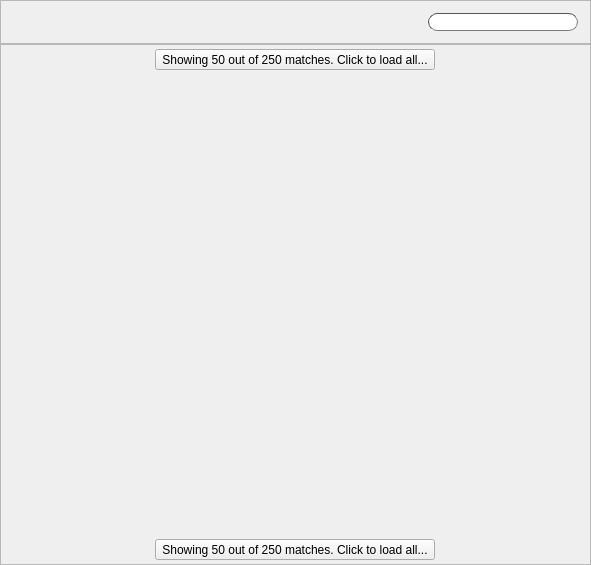
<?xml version="1.0" encoding="UTF-8"?>
<ui version="4.0">
 <class>Browser</class>
 <widget class="QWidget" name="Browser">
  <property name="geometry">
   <rect>
    <x>0</x>
    <y>0</y>
    <width>591</width>
    <height>565</height>
   </rect>
  </property>
  <property name="windowTitle">
   <string>Form</string>
  </property>
  <layout class="QVBoxLayout" name="verticalLayout">
   <property name="spacing">
    <number>0</number>
   </property>
   <property name="leftMargin">
    <number>0</number>
   </property>
   <property name="topMargin">
    <number>0</number>
   </property>
   <property name="rightMargin">
    <number>0</number>
   </property>
   <property name="bottomMargin">
    <number>0</number>
   </property>
   <item>
    <widget class="QFrame" name="browser_header">
     <property name="minimumSize">
      <size>
       <width>0</width>
       <height>44</height>
      </size>
     </property>
     <property name="maximumSize">
      <size>
       <width>16777215</width>
       <height>44</height>
      </size>
     </property>
     <property name="cursor">
      <cursorShape>ArrowCursor</cursorShape>
     </property>
     <property name="styleSheet">
      <string notr="true"/>
     </property>
     <property name="frameShape">
      <enum>QFrame::StyledPanel</enum>
     </property>
     <property name="frameShadow">
      <enum>QFrame::Raised</enum>
     </property>
     <layout class="QHBoxLayout" name="horizontalLayout_4">
      <property name="leftMargin">
       <number>12</number>
      </property>
      <property name="topMargin">
       <number>3</number>
      </property>
      <property name="rightMargin">
       <number>12</number>
      </property>
      <property name="bottomMargin">
       <number>3</number>
      </property>
      <item>
       <widget class="QLabel" name="label">
        <property name="text">
         <string/>
        </property>
       </widget>
      </item>
      <item>
       <spacer name="horizontalSpacer">
        <property name="orientation">
         <enum>Qt::Horizontal</enum>
        </property>
        <property name="sizeHint" stdset="0">
         <size>
          <width>40</width>
          <height>20</height>
         </size>
        </property>
       </spacer>
      </item>
      <item>
       <widget class="QLineEdit" name="search">
        <property name="minimumSize">
         <size>
          <width>150</width>
          <height>0</height>
         </size>
        </property>
        <property name="maximumSize">
         <size>
          <width>150</width>
          <height>16777215</height>
         </size>
        </property>
        <property name="styleSheet">
         <string notr="true">border-width: 1px; 
background-image: url(:/icons/search);
background-repeat: no-repeat;
background-position: center left;
border-style: inset; 
border-color: #535353; 
border-radius: 9px; 
padding-left: 15px</string>
        </property>
       </widget>
      </item>
     </layout>
    </widget>
   </item>
   <item>
    <widget class="QStackedWidget" name="main_pages">
     <property name="currentIndex">
      <number>0</number>
     </property>
     <widget class="QWidget" name="items_page">
      <layout class="QHBoxLayout" name="horizontalLayout_3">
       <property name="spacing">
        <number>0</number>
       </property>
       <property name="leftMargin">
        <number>0</number>
       </property>
       <property name="topMargin">
        <number>0</number>
       </property>
       <property name="rightMargin">
        <number>0</number>
       </property>
       <property name="bottomMargin">
        <number>0</number>
       </property>
       <item>
        <widget class="QScrollArea" name="scroll_area">
         <property name="horizontalScrollBarPolicy">
          <enum>Qt::ScrollBarAlwaysOff</enum>
         </property>
         <property name="widgetResizable">
          <bool>true</bool>
         </property>
         <widget class="QWidget" name="scrollAreaWidgetContents">
          <property name="geometry">
           <rect>
            <x>0</x>
            <y>0</y>
            <width>589</width>
            <height>519</height>
           </rect>
          </property>
          <layout class="QVBoxLayout" name="verticalLayout_4">
           <property name="spacing">
            <number>0</number>
           </property>
           <property name="leftMargin">
            <number>4</number>
           </property>
           <property name="topMargin">
            <number>4</number>
           </property>
           <property name="rightMargin">
            <number>4</number>
           </property>
           <property name="bottomMargin">
            <number>4</number>
           </property>
           <item>
            <layout class="QHBoxLayout" name="horizontalLayout_7">
             <item>
              <widget class="QToolButton" name="load_all_top">
               <property name="text">
                <string>Showing 50 out of 250 matches. Click to load all...</string>
               </property>
              </widget>
             </item>
            </layout>
           </item>
           <item>
            <layout class="QVBoxLayout" name="scroll_area_layout">
             <property name="spacing">
              <number>0</number>
             </property>
            </layout>
           </item>
           <item>
            <spacer name="verticalSpacer">
             <property name="orientation">
              <enum>Qt::Vertical</enum>
             </property>
             <property name="sizeHint" stdset="0">
              <size>
               <width>20</width>
               <height>40</height>
              </size>
             </property>
            </spacer>
           </item>
           <item>
            <layout class="QHBoxLayout" name="horizontalLayout_8">
             <item>
              <widget class="QToolButton" name="load_all_bottom">
               <property name="text">
                <string>Showing 50 out of 250 matches. Click to load all...</string>
               </property>
              </widget>
             </item>
            </layout>
           </item>
          </layout>
         </widget>
        </widget>
       </item>
      </layout>
     </widget>
     <widget class="QWidget" name="loading_page">
      <property name="styleSheet">
       <string notr="true"/>
      </property>
      <layout class="QHBoxLayout" name="horizontalLayout">
       <property name="spacing">
        <number>0</number>
       </property>
       <property name="leftMargin">
        <number>0</number>
       </property>
       <property name="topMargin">
        <number>0</number>
       </property>
       <property name="rightMargin">
        <number>0</number>
       </property>
       <property name="bottomMargin">
        <number>0</number>
       </property>
       <item>
        <widget class="QLabel" name="progress_bar">
         <property name="layoutDirection">
          <enum>Qt::LeftToRight</enum>
         </property>
         <property name="styleSheet">
          <string notr="true">#progress_bar {
border-style: solid;
border-width: 1px;
border-radius: 2px;
border-color: rgb(32,32,32);
}</string>
         </property>
         <property name="text">
          <string/>
         </property>
         <property name="pixmap">
          <pixmap>:/res/progress_bar_1.png</pixmap>
         </property>
         <property name="alignment">
          <set>Qt::AlignCenter</set>
         </property>
        </widget>
       </item>
      </layout>
     </widget>
     <widget class="QWidget" name="status_page">
      <layout class="QHBoxLayout" name="horizontalLayout_2">
       <property name="spacing">
        <number>0</number>
       </property>
       <property name="leftMargin">
        <number>0</number>
       </property>
       <property name="topMargin">
        <number>0</number>
       </property>
       <property name="rightMargin">
        <number>0</number>
       </property>
       <property name="bottomMargin">
        <number>0</number>
       </property>
       <item>
        <widget class="QLabel" name="status_message">
         <property name="layoutDirection">
          <enum>Qt::LeftToRight</enum>
         </property>
         <property name="styleSheet">
          <string notr="true">#status_message {
border-style: solid;
border-width: 1px;
border-radius: 2px;
border-color: rgb(32,32,32);
}</string>
         </property>
         <property name="text">
          <string>Sorry, no items found!</string>
         </property>
         <property name="alignment">
          <set>Qt::AlignCenter</set>
         </property>
         <property name="wordWrap">
          <bool>true</bool>
         </property>
        </widget>
       </item>
      </layout>
     </widget>
    </widget>
   </item>
  </layout>
 </widget>
 <resources>
  <include location="../solstice_resources.qrc"/>
  <include location="resources.qrc"/>
 </resources>
 <connections/>
</ui>
